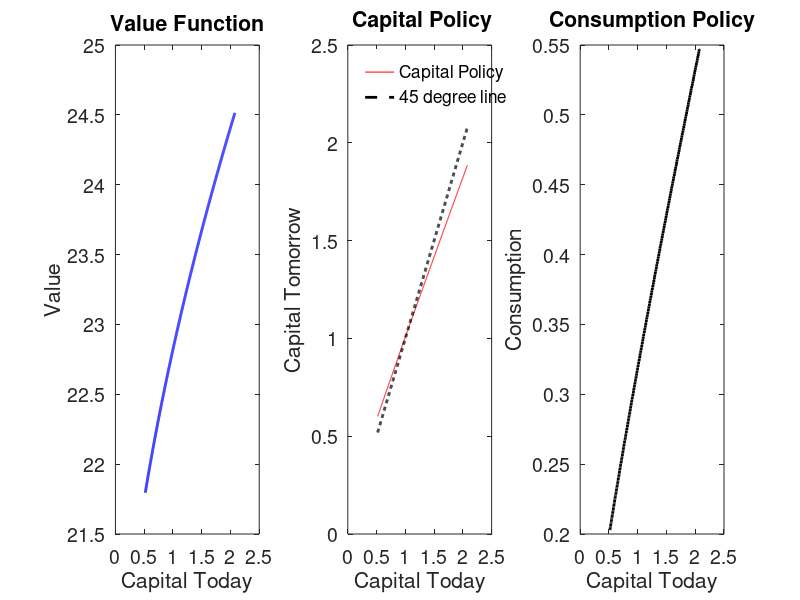
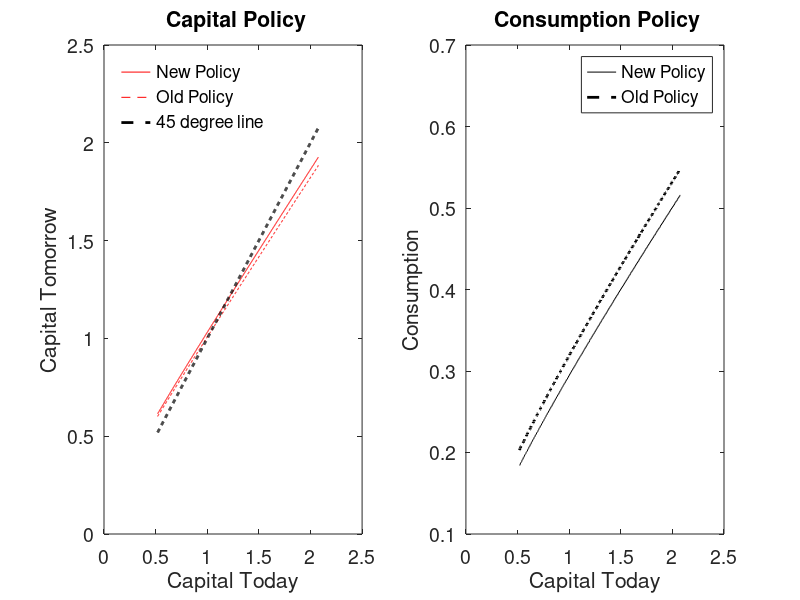
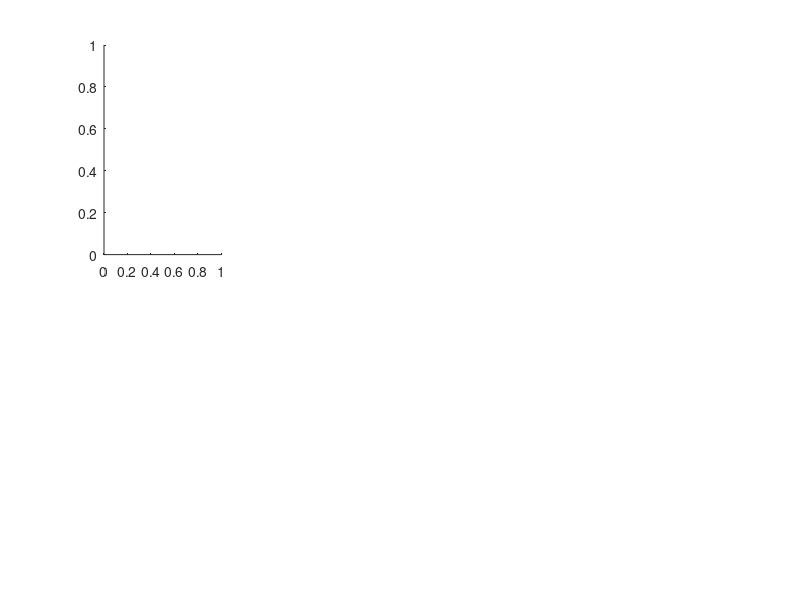

Source code (MATLAB) for these figures, in order: (Note: this script raises an error after producing the figures.)
%%%%%%%%%%%%%%%%%%%%%%%%%%%%%%%%%%%%%%%%%
% Solves the Planner's problem using VFI %
% Matt Hong and Pascual Restrepo, EC 702 Fall 2020
% Edits Hannah Rhodenhiser Fall 2021
% Edits by Veronica Perez for PSet 5 EC 702 Pascual Restrepo
%%%%%%%%%%%%%%%%%%%%%%%%%%%%%%%%%%%%%%%%%%
close all; clear; clc;

%reference: Stokey_Lucas_1989 5.1
% model to be solved
% V(k) = max_{kp<=f(k)+(1-delta)k} [ u(c) + beta V(kprime) ]
% BC: c + kprime = f(k) + (1-delta)*k
% prod function: f(k)=k^alpha*ell^(1-alpha)
% utility function: u(c) = c^(1-gamma) / (1-gamma)

%start tracking timing
tic; 
disp('%%%%%%%%%%%%%%%%%%%')
disp('Solving the planners problem')
disp(' ')

%%%%%%%%%%%%%%%%%%%%%%%%%%%%%%%%%%%%%%%%%%%%%%%%%%%%%%%%%%%%%%%%%%%%%%%%%%
%%%%%%%%%%%%%%%%%%%%%%% THIS BLOCK SETS UP THE MODEL %%%%%%%%%%%%%%%%%%%%%%
%%%%%%%%%%%%%%%%%%%%%%%%%%%%%%%%%%%%%%%%%%%%%%%%%%%%%%%%%%%%%%%%%%%%%%%%%%%

vfmaxit = 1000; %max number of VF iterations
vftol = 1e-7;       %tolerance on Bellman equation, in percentages

T=100;                    %final period for transition
transitspan=0:T-1; %time span for transition


%model parameters (note, this is parametrized in a way such that one unit
%of time is a year)
gamma=0.5;  %this means that there is a low willingness to subs c over time
delta=0.06;
alpha=0.3;
beta=0.95;
ell=1;      %normalization

%exact SS quantities
Abar=(1/beta-1+delta)/alpha;
Abar;
A=Abar+0.01;

%exact SS quantities
%Hannahs for kss:
% kss=(A*alpha/(1/beta-1+delta))^(1/(1-alpha))*ell; % my equation is different:
kss=((1/beta-1+delta)/(alpha*A))^(1/(alpha-1))*ell;
Rss=A*alpha*(kss/ell)^(alpha-1);
Wss=A*(1-alpha)*(kss/ell)^(alpha);
rss=1/beta-1;
%investment in ss:
Iss=delta*kss;
%c in ss
Css=A*kss^(alpha)*(ell)^(1-alpha) - kss*delta;
%output
Yss=A*kss^(alpha)*(ell)^(1-alpha);

%define grid
kmin=kss*0.5;
kmax=kss*2;
knum=1000;
K0=linspace(kmin,kmax,knum);

%%%%%%%%%%%%%%%%%%%%%%%%%%%%%%%%%%%%%%%%%%%%%%%%%%%%%%%%%%%%%%%%%%%%%%%%%%%
%%%%%%%%%%%%% THIS BLOCK SETS UP AND SOLVES THE VALUE FUNCTION %%%%%%%%%%%%
%%%%%%%%%%%%%%%%%%%%%%%%%%%%%%%%%%%%%%%%%%%%%%%%%%%%%%%%%%%%%%%%%%%%%%%%%%%

%compute return function (utility function). We use meshgrid
[kp,k]=meshgrid(K0);
Glow=zeros(knum, knum);
Gmax=A*k.^alpha*ell^(1-alpha)+(1-delta)*k;
kp(kp>=Gmax | kp<Glow)=NaN; %restrict control variable to feasible set
utility=(A*k.^alpha*ell^(1-alpha)+(1-delta)*k-kp).^(1-gamma)/(1-gamma);
% In utility matrix, rows represent the state (capital
%today) columns are the control (capital tomorrow).

%initialize the policy and VF arrays
Vold = zeros(knum,1);   %this will store old VF
V = zeros(knum,1);      %this will store new VF
kprimeind=zeros(knum,1);

disp('%%%%')
disp('Starting VFI now')
disp(' ')

for vfit = 1:vfmaxit
    %form Bellman equation
    RHSMAT = utility + beta*repmat(Vold',knum,1);
   	[V,kprimeind] = max(RHSMAT,[],2); % a column vector containing max in each row
    absdiff=abs(V-Vold);
    vferr = max(absdiff); %maximum absolute error
    if (mod(vfit,50)==1)
        disp(['VF error = ' num2str(vferr) ' on VF iteration ' num2str(vfit) '.'])
    end
       %exit if converged
    if (vferr<vftol)
        disp(['VFI complete at iteration ' num2str(vfit) '.'])
        break; 
    end
    %if not converged, then Vold <- V, and redo
    Vold = V;
end
toc;
disp('%%%%')
disp(' ')

Kpol = K0(kprimeind); %capital policy function
Cpol = A*K0.^alpha*ell^(1-alpha) + (1-delta)*K0 - Kpol;

%%%%%%%%%%%%%%%%%%%%%%%%%%%%%%%%%%%%%%%%%%%%%%%%%%%%%%%%%%%
% PLOT POLICY FUNCTIONS AND VERIFY THEY MATCH THE SLIDES %%
%%%%%%%%%%%%%%%%%%%%%%%%%%%%%%%%%%%%%%%%%%%%%%%%%%%%%%%%%%%
lwidnum = 2;    %line width on graphs
fsizenum = 14;  %font size on graphs

policy=figure; 
subplot(1,3,1)
plot(K0,V,'b','LineWidth',lwidnum)
xlabel('Capital Today')
ylabel('Value');
title('Value Function')
set(gca,'FontSize',fsizenum)

subplot(1,3,2)
plot(K0,Kpol,'r',K0,K0,'k--', 'LineWidth',lwidnum)
xlabel('Capital Today')
ylabel('Capital Tomorrow')
title(' Capital Policy')
legend('Capital Policy','45 degree line','Location','NorthWest');
legend boxoff;
set(gca,'FontSize',fsizenum)

subplot(1,3,3)
plot(K0,Cpol,'k','LineWidth',lwidnum)
xlabel('Capital Today')
ylabel('Consumption');
title('Consumption Policy')
set(gca,'FontSize',fsizenum)

%%%%%%%%%%%%%%%%%%%%%%%%%%%%%%%%%%%%%%%%%%%%%%%%%%%%%%%%%%%%%%%%%%%%%%%%%%%
% THIS BLOCK COMPUTES THE TRANSITION FROM AN ARBITRARY INITIAL CONDITION %%
%%%%%%%%%%%%%%%%%%%%%%%%%%%%%%%%%%%%%%%%%%%%%%%%%%%%%%%%%%%%%%%%%%%%%%%%%%%

kstart=0.5*kss;                 %initial condition---half of steady state
[~,kindex]=min(abs(K0-kstart)); %grid point closer to initial condition
kinit=K0(kindex);               %point in grid closer to kstart as initial condition

ktransit=zeros(T,1); %preallocate the capital transition vector
ktransit(1)=kinit;   %first entry of capital transition is initial condition
for it=2:T
    ktransit(it)=Kpol(K0==kinit); %get from the grid the initial value and apply the PF
    kinit=ktransit(it);           %update initial capital value
end

%transition for other interesting equilibrium objects
Wtransit=A*(1-alpha)*(ktransit/ell).^(alpha); %transition for wages
Rtransit=A*alpha*(ktransit/ell).^(alpha-1);   %transition for Rental rate
rtransit=Rtransit-delta;                    %transition for Rental rate
%transit values
Itransit=delta*ktransit;
Ctransit=A*ktransit.^(alpha)*(ell)^(1-alpha) - ktransit*delta;
Ytransit=A*ktransit.^(alpha)*(ell)^(1-alpha);

% transition=figure;
% subplot(2,4,1)
% plot(transitspan,ktransit,'b--','LineWidth',lwidnum)
% line([transitspan(1) transitspan(end)],[kss,kss],'Color',[1 0 0],'LineStyle','--')
% xlabel('Time')
% ylabel('Capital');
% title('Transition for Capital')
% legend('Capital','KSS','Location','SouthEast');
% legend boxoff;
% set(gca,'FontSize',fsizenum)
% 
% subplot(2,4,2)
% plot(transitspan,Rtransit,'b--','LineWidth',lwidnum)
% line([transitspan(1) transitspan(end)],[Rss,Rss],'Color',[1 0 0],'LineStyle','--')
% xlabel('Time')
% ylabel('Rental Rate');
% title('Transition for Rental Rate')
% legend('Rental Rate','RSS','Location','NorthEast');
% legend boxoff;
% set(gca,'FontSize',fsizenum)
% 
% subplot(2,4,3)
% plot(transitspan,rtransit,'b--','LineWidth',lwidnum)
% line([transitspan(1) transitspan(end)],[rss,rss],'Color',[1 0 0],'LineStyle','--')
% xlabel('Time')
% ylabel('Interest Rate');
% title('Transition for Interest Rate')
% legend('Interest Rate','rSS','Location','NorthEast');
% legend boxoff;
% set(gca,'FontSize',fsizenum)
% 
% subplot(2,4,4)
% plot(transitspan,Wtransit,'b--','LineWidth',lwidnum)
% line([transitspan(1) transitspan(end)],[Wss,Wss],'Color',[1 0 0],'LineStyle','--')
% xlabel('Time')
% ylabel('Real Wage');
% title('Transition for Real Wage')
% legend('Real Wage','Wss','Location','SouthEast');
% legend boxoff;
% set(gca,'FontSize',fsizenum)
% 
% % investment Itransit Iss
% subplot(2,4,5)
% plot(transitspan,Itransit,'b--','LineWidth',lwidnum)
% line([transitspan(1) transitspan(end)],[Iss,Iss],'Color',[1 0 0],'LineStyle','--')
% xlabel('Time')
% ylabel('Investment');
% title('Transition for Investment')
% legend('Investment','Iss','Location','SouthEast');
% legend boxoff;
% set(gca,'FontSize',fsizenum)
% 
% 
% % consumption Ctransit Css
% subplot(2,4,6)
% plot(transitspan,Ctransit,'b--','LineWidth',lwidnum)
% line([transitspan(1) transitspan(end)],[Css,Css],'Color',[1 0 0],'LineStyle','--')
% xlabel('Time')
% ylabel('Consumption');
% title('Transition for Consumption')
% legend('Consumption','Css','Location','SouthEast');
% legend boxoff;
% set(gca,'FontSize',fsizenum)
% 
% % Output Ytransit Yss
% subplot(2,4,7)
% plot(transitspan,Ytransit,'b--','LineWidth',lwidnum)
% line([transitspan(1) transitspan(end)],[Yss,Yss],'Color',[1 0 0],'LineStyle','--')
% xlabel('Time')
% ylabel('Output');
% title('Transition for Output')
% legend('Output','Yss','Location','SouthEast');
% legend boxoff;
% set(gca,'FontSize',fsizenum)



%%%%%%%%%%%%%%%%%%%%%%%%%%%%%%%%%%%%%%%%%%%%%%%%%%%%%%%%%%%%%%%%%%%%%%%%%
%%%%%%%%%%%%%%%%%%%%%%% TRANSITIONAL DYNAMICS FOLLOWING A SHOCK %%%%%%%%%%
%%%%%%%%%%%%%%%%%%%%%%% THIS IS NEW MATERIAL                    %%%%%%%%%%
%%%%%%%%%%%%%%%%%%%%%%%%%%%%%%%%%%%%%%%%%%%%%%%%%%%%%%%%%%%%%%%%%%%%%%%%%%

%Note:  in this example, we consider an increase in alpha by 10%
%new model parameters (this is the place to include your shocks)    %
%note also that after shocks, VF changes, so we need to recompute it%
alpha=alpha*1.1;

%new exact SS quantities
%hannas eq, mine is different
% kss_new=(A*alpha/(1/beta-1+delta))^(1/(1-alpha))*ell; 
% my equation is different:
kss_new=((1/beta-1+delta)/(A*alpha))^(1/(alpha-1))*ell;
Rss_new=A*alpha*(kss_new/ell)^(alpha-1);
Wss_new=A*(1-alpha)*(kss_new/ell)^(alpha);
rss_new=1/beta-1;
%investment in ss:
Iss_new=delta*kss_new;
%c in ss
Css_new=A*kss_new^(alpha)*(ell)^(1-alpha) - kss_new*delta;
%output
Yss_new=A*kss_new^(alpha)*(ell)^(1-alpha);



%%%%%%%%%%%%%%%%%%%%%%%%%%%%%%%%%%%%%%%%%%%%%%%%%%%%%%%%%%%%%%%%%%%%%%%%%%%%%%%
%%%%%%%%%%%%% THIS BLOCK SETS UP AND SOLVES THE NEW VALUE FUNCTION %%%%%%%%%%%%
%%%%%%%%%%%%%%%%%%%%%%%%%%%%%%%%%%%%%%%%%%%%%%%%%%%%%%%%%%%%%%%%%%%%%%%%%%%%%%%

%compute return function (utility function). We use meshgrid
[kp,k]=meshgrid(K0);
Glow=zeros(knum, knum);
Gmax=A*k.^alpha*ell^(1-alpha)+(1-delta)*k;
kp(kp>=Gmax | kp<Glow)=NaN; %restrict control variable to feasible set
utility=(A*k.^alpha*ell^(1-alpha)+(1-delta)*k-kp).^(1-gamma)/(1-gamma);

%initialize the policy and VF arrays (note: we can initialize at V---the
%current value function before the shock)
Vold = V; %this will store real value of old VF
kprimeind=zeros(knum,1);

disp('%%%%')
disp('Second VFI')
disp(' ')

for vfit = 1:vfmaxit
    %form Bellman equation
    RHSMAT = utility + beta*repmat(Vold',knum,1);
   	[V,kprimeind] = max(RHSMAT,[],2);
    absdiff=abs(V-Vold);
    vferr = max(absdiff); %maximum absolute error
    if (mod(vfit,50)==1)
        disp(['VF error = ' num2str(vferr) ' on VF iteration ' num2str(vfit) '.'])
    end
       %exit if converged
    if (vferr<vftol)
        disp(['VFI complete at iteration ' num2str(vfit) '.'])
        break; 
    end
    %if not converged, then Vold <- V, and redo
    Vold = V;
end

toc;
disp('%%%%')
disp(' ')

% obtain the new policy functions %
Kpol_new = K0(kprimeind); %real values of capital policy function
Cpol_new = A*K0.^alpha*ell^(1-alpha) + (1-delta)*K0 - Kpol_new;

%%%%%%%%%%%%%%%%%%%%%%%%%%%%%%%%%%%%%%%%%%%%%%%%
% COMPARISSON OF NEW AND OLD POLICY FUNCTIONS %%
%%%%%%%%%%%%%%%%%%%%%%%%%%%%%%%%%%%%%%%%%%%%%%%%

policy_comparisson=figure; 
subplot(1,2,1)
plot(K0,Kpol_new,'r', K0,Kpol,'--r', K0,K0,'k--', 'LineWidth',lwidnum)
xlabel('Capital Today')
ylabel('Capital Tomorrow')
title(' Capital Policy')
legend('New Policy', 'Old Policy', '45 degree line','Location','NorthWest');
legend boxoff;
set(gca,'FontSize',fsizenum)

subplot(1,2,2)
plot(K0,Cpol_new,'k',K0,Cpol,'--k','LineWidth',lwidnum)
xlabel('Capital Today')
ylabel('Consumption');
legend('New Policy', 'Old Policy');
title(' Consumption Policy')
set(gca,'FontSize',fsizenum)

%%%%%%%%%%%%%%%%%%%%%%%%%%%%%%%%%%%%%%%%%%%%%%%%%%%%%%%%%%%%%%%%%%%%%%%%%%%%%%
% THIS BLOCK COMPUTES THE TRANSITION FROM THE STEADY STATE BEFORE THE SHOCK %%
%%%%%%%%%%%%%%%%%%%%%%%%%%%%%%%%%%%%%%%%%%%%%%%%%%%%%%%%%%%%%%%%%%%%%%%%%%%%%%

kstart=kss;                     %initial condition---past steady state
[~,kindex]=min(abs(K0-kstart)); %grid point closer to initial condition
kinit=K0(kindex);               %point in grid closer to kstart as initial condition

ktransit=zeros(T,1);    %preallocate the capital transition vector
ktransit(1)=kinit;      %first entry of capital transition is initial condition
for it=2:T
    ktransit(it)=Kpol_new(K0==kinit); %get from the grid the initial value and apply the PF
    kinit=ktransit(it); %update initial capital value
end

%transition for other interesting equilibrium objects
Wtransit=A*(1-alpha)*(ktransit/ell).^(alpha); %transition for wages
Rtransit=A*alpha*(ktransit/ell).^(alpha-1); %transition for Rental rate
rtransit=Rtransit-delta; %transition for Rental rate
%transit values
Itransit=delta*ktransit;
Ctransit=A*ktransit.^(alpha)*(ell)^(1-alpha) - ktransit*delta;
Ytransit=A*ktransit.^(alpha)*(ell)^(1-alpha);

%includes some points before the shock to capture the pre-shock st st %
transitspan=[-10 0 transitspan];
ktransit=[kss kss ktransit'];
Wtransit=[Wss Wss Wtransit'];
Rtransit=[Rss Rss Rtransit'];
rtransit=[rss rss rtransit'];
Itransit=[Iss Iss Itransit'];
Ctransit=[Css Css Ctransit'];
Ytransit=[Yss Yss Ytransit'];

transition_new=figure('Position', get(0, 'Screensize'));
set(transition_new, 'Color', 'white');  % Set the figure background color to white
subplot(2,4,1)
sgtitle('Alpha Shock; A = Abar+0.01 = 0.3854; gamma=0.5');
plot(transitspan,ktransit,'b--','LineWidth',lwidnum)
line([transitspan(1) transitspan(end)],[kss_new,kss_new],'Color',[1 0 0],'LineStyle','--')
xlabel('Time')
ylabel('Capital');
title('Transition for Capital')
legend('Capital','New st st','Location','SouthEast');
legend boxoff;
set(gca,'FontSize',fsizenum)

subplot(2,4,2)
plot(transitspan,Rtransit,'b--','LineWidth',lwidnum)
line([transitspan(1) transitspan(end)],[Rss_new,Rss_new],'Color',[1 0 0],'LineStyle','--')
xlabel('Time')
ylabel('Rental Rate');
title('Transition for Rental Rate')
legend('Rental Rate','New st st','Location','NorthEast');
legend boxoff;
set(gca,'FontSize',fsizenum)

subplot(2,4,3)
plot(transitspan,rtransit,'b--','LineWidth',lwidnum)
line([transitspan(1) transitspan(end)],[rss_new,rss_new],'Color',[1 0 0],'LineStyle','--')
xlabel('Time')
ylabel('Interest Rate');
title('Transition for Interest Rate')
legend('Interest Rate','New st st','Location','NorthEast');
legend boxoff;
set(gca,'FontSize',fsizenum)

subplot(2,4,4)
plot(transitspan,Wtransit,'b--','LineWidth',lwidnum)
line([transitspan(1) transitspan(end)],[Wss_new,Wss_new],'Color',[1 0 0],'LineStyle','--')
xlabel('Time')
ylabel('Real Wage');
title('Transition for Real Wage')
legend('Real Wage','New st st','Location','SouthEast');
legend boxoff;
set(gca,'FontSize',fsizenum)


% investment Itransit Iss
subplot(2,4,5)
plot(transitspan,Itransit,'b--','LineWidth',lwidnum)
line([transitspan(1) transitspan(end)],[Iss_new,Iss_new],'Color',[1 0 0],'LineStyle','--')
xlabel('Time')
ylabel('Investment');
title('Transition for Investment')
legend('Investment','New st st','Location','SouthEast');
legend boxoff;
set(gca,'FontSize',fsizenum)


% consumption Ctransit Css
subplot(2,4,6)
plot(transitspan,Ctransit,'b--','LineWidth',lwidnum)
line([transitspan(1) transitspan(end)],[Css_new,Css_new],'Color',[1 0 0],'LineStyle','--')
xlabel('Time')
ylabel('Consumption');
title('Transition for Consumption')
legend('Consumption','New st st','Location','SouthEast');
legend boxoff;
set(gca,'FontSize',fsizenum)

% Output Ytransit Yss
subplot(2,4,7)
plot(transitspan,Ytransit,'b--','LineWidth',lwidnum)
line([transitspan(1) transitspan(end)],[Yss_new,Yss_new],'Color',[1 0 0],'LineStyle','--')
xlabel('Time')
ylabel('Output');
title('Transition for Output')
legend('Output','New st st','Location','SouthEast');
legend boxoff;
set(gca,'FontSize',fsizenum)

saveas(transition_new,"q_2_5_2.png")
saveas(transition_new,"/Users/veronica/Dropbox/Apps/Overleaf/Macro_EC_702_PS_cd0814_jayinliu_vcperez/figures/PS_5_q_2_5_2.png")